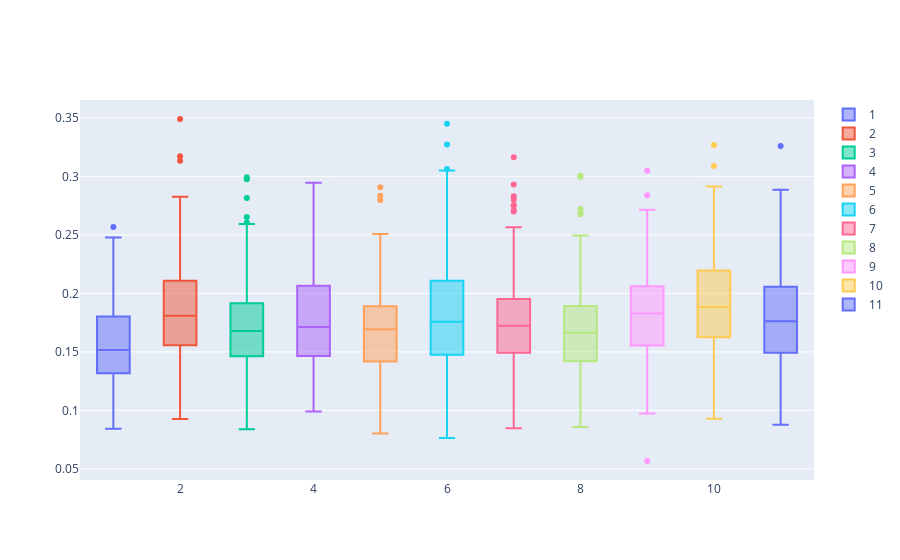

Notebook code cell kept with this figure:
### Code cell
# Get iterations time for every cached solution in solver stats
# for every solver stats (problem_1 and problem_2), for every process nb (1..11)

nb_processes_to_iteration_times_2 = {
    nb_proc: [
        sol.iteration_time
        for stats in solver_stats_list for sol in stats["cached_solutions"]
        if sol.iteration_time > 1e-5
    ] 
    for nb_proc, solver_stats_list in nb_processes_to_solver_stats_dict_2.items()
} 

# Box plot for iteration times per number of process for degree of destruction = 2
fig = go.Figure()
for nb_proc, times in nb_processes_to_iteration_times_2.items():
    fig.add_trace(go.Box(y=times, name=nb_proc))

fig.show()

### Figure 1 — Plotly figure (JSON) as saved in the notebook; plotly's stock layout.template omitted (floating-point values rounded to 4 significant figures; data arrays with more than 128 entries replaced by an {"elided": "..."} marker saying what was removed)
{"data": [{"name": "1", "type": "box", "y": {"elided": "257 float values"}}, {"name": "2", "type": "box", "y": {"elided": "218 float values"}}, {"name": "3", "type": "box", "y": {"elided": "234 float values"}}, {"name": "4", "type": "box", "y": {"elided": "226 float values"}}, {"name": "5", "type": "box", "y": {"elided": "240 float values"}}, {"name": "6", "type": "box", "y": {"elided": "223 float values"}}, {"name": "7", "type": "box", "y": {"elided": "229 float values"}}, {"name": "8", "type": "box", "y": {"elided": "238 float values"}}, {"name": "9", "type": "box", "y": {"elided": "219 float values"}}, {"name": "10", "type": "box", "y": {"elided": "209 float values"}}, {"name": "11", "type": "box", "y": {"elided": "223 float values"}}], "layout": {}}
